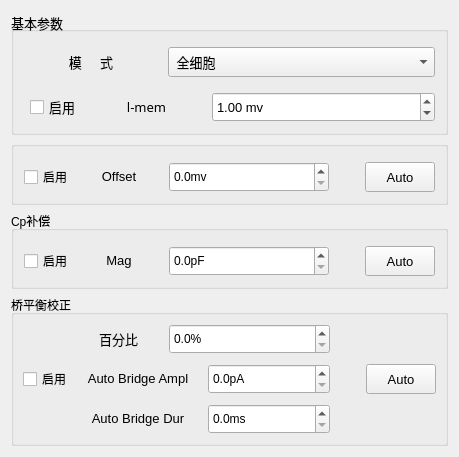
     <widget class="QWidget" name="curTab">
      <attribute name="title">
       <string>电流钳</string>
      </attribute>
      <layout class="QVBoxLayout" name="verticalLayout_9">
       <item>
        <widget class="QGroupBox" name="basicParamGroupBox_2">
         <property name="sizePolicy">
          <sizepolicy hsizetype="Expanding" vsizetype="Expanding">
           <horstretch>0</horstretch>
           <verstretch>0</verstretch>
          </sizepolicy>
         </property>
         <property name="maximumSize">
          <size>
           <width>16777215</width>
           <height>16777215</height>
          </size>
         </property>
         <property name="font">
          <font>
           <pointsize>10</pointsize>
          </font>
         </property>
         <property name="title">
          <string>基本参数</string>
         </property>
         <property name="alignment">
          <set>Qt::AlignLeading|Qt::AlignLeft|Qt::AlignVCenter</set>
         </property>
         <layout class="QGridLayout" name="gridLayout_8" rowstretch="1,1">
          <property name="leftMargin">
           <number>10</number>
          </property>
          <property name="topMargin">
           <number>15</number>
          </property>
          <property name="rightMargin">
           <number>10</number>
          </property>
          <property name="bottomMargin">
           <number>10</number>
          </property>
          <property name="horizontalSpacing">
           <number>0</number>
          </property>
          <property name="verticalSpacing">
           <number>15</number>
          </property>
          <item row="0" column="0">
           <layout class="QHBoxLayout" name="horizontalLayout_12" stretch="1,2">
            <property name="spacing">
             <number>10</number>
            </property>
            <item>
             <widget class="QLabel" name="mode_2">
              <property name="sizePolicy">
               <sizepolicy hsizetype="Expanding" vsizetype="Fixed">
                <horstretch>0</horstretch>
                <verstretch>0</verstretch>
               </sizepolicy>
              </property>
              <property name="font">
               <font>
                <pointsize>10</pointsize>
               </font>
              </property>
              <property name="text">
               <string>模     式</string>
              </property>
              <property name="alignment">
               <set>Qt::AlignCenter</set>
              </property>
             </widget>
            </item>
            <item>
             <widget class="QComboBox" name="cellComboBox_2">
              <property name="sizePolicy">
               <sizepolicy hsizetype="Expanding" vsizetype="Fixed">
                <horstretch>0</horstretch>
                <verstretch>0</verstretch>
               </sizepolicy>
              </property>
              <property name="minimumSize">
               <size>
                <width>122</width>
                <height>30</height>
               </size>
              </property>
              <property name="cursor">
               <cursorShape>ArrowCursor</cursorShape>
              </property>
              <property name="currentText">
               <string> 全细胞</string>
              </property>
              <item>
               <property name="text">
                <string> 全细胞</string>
               </property>
              </item>
             </widget>
            </item>
           </layout>
          </item>
          <item row="1" column="0">
           <layout class="QHBoxLayout" name="horizontalLayout_13" stretch="0,1,2">
            <property name="spacing">
             <number>10</number>
            </property>
            <property name="leftMargin">
             <number>6</number>
            </property>
            <item>
             <widget class="QCheckBox" name="cMenCheckBox">
              <property name="text">
               <string>启用</string>
              </property>
             </widget>
            </item>
            <item>
             <widget class="QLabel" name="v_memLabel_2">
              <property name="sizePolicy">
               <sizepolicy hsizetype="Expanding" vsizetype="Fixed">
                <horstretch>0</horstretch>
                <verstretch>0</verstretch>
               </sizepolicy>
              </property>
              <property name="font">
               <font>
                <family>Microsoft YaHei UI Light</family>
                <pointsize>10</pointsize>
               </font>
              </property>
              <property name="text">
               <string>l-mem</string>
              </property>
              <property name="alignment">
               <set>Qt::AlignCenter</set>
              </property>
             </widget>
            </item>
            <item>
             <widget class="QDoubleSpinBox" name="cMimDoubleSpinBox">
              <property name="sizePolicy">
               <sizepolicy hsizetype="Expanding" vsizetype="Fixed">
                <horstretch>0</horstretch>
                <verstretch>0</verstretch>
               </sizepolicy>
              </property>
              <property name="minimumSize">
               <size>
                <width>122</width>
                <height>30</height>
               </size>
              </property>
              <property name="alignment">
               <set>Qt::AlignLeading|Qt::AlignLeft|Qt::AlignVCenter</set>
              </property>
              <property name="prefix">
               <string/>
              </property>
              <property name="suffix">
               <string> mv</string>
              </property>
              <property name="value">
               <double>1.000000000000000</double>
              </property>
             </widget>
            </item>
           </layout>
          </item>
         </layout>
        </widget>
       </item>
       <item>
        <widget class="QGroupBox" name="offsetGroupBox_2">
         <property name="maximumSize">
          <size>
           <width>16777215</width>
           <height>16777215</height>
          </size>
         </property>
         <property name="title">
          <string/>
         </property>
         <layout class="QHBoxLayout" name="horizontalLayout_22">
          <property name="leftMargin">
           <number>10</number>
          </property>
          <property name="topMargin">
           <number>15</number>
          </property>
          <property name="rightMargin">
           <number>10</number>
          </property>
          <property name="bottomMargin">
           <number>10</number>
          </property>
          <item>
           <widget class="QCheckBox" name="cOffsetCheckBox">
            <property name="text">
             <string>启用</string>
            </property>
           </widget>
          </item>
          <item>
           <layout class="QHBoxLayout" name="horizontalLayout_14" stretch="1,2">
            <property name="spacing">
             <number>10</number>
            </property>
            <property name="rightMargin">
             <number>30</number>
            </property>
            <item>
             <widget class="QLabel" name="offsetLabel_2">
              <property name="sizePolicy">
               <sizepolicy hsizetype="Expanding" vsizetype="Fixed">
                <horstretch>0</horstretch>
                <verstretch>0</verstretch>
               </sizepolicy>
              </property>
              <property name="font">
               <font>
                <pointsize>10</pointsize>
               </font>
              </property>
              <property name="text">
               <string>Offset</string>
              </property>
              <property name="alignment">
               <set>Qt::AlignCenter</set>
              </property>
             </widget>
            </item>
            <item>
             <widget class="QDoubleSpinBox" name="cOffsetSpinBox">
              <property name="sizePolicy">
               <sizepolicy hsizetype="Expanding" vsizetype="Fixed">
                <horstretch>0</horstretch>
                <verstretch>0</verstretch>
               </sizepolicy>
              </property>
              <property name="minimumSize">
               <size>
                <width>122</width>
                <height>30</height>
               </size>
              </property>
              <property name="alignment">
               <set>Qt::AlignLeading|Qt::AlignLeft|Qt::AlignVCenter</set>
              </property>
              <property name="prefix">
               <string/>
              </property>
              <property name="suffix">
               <string>mv</string>
              </property>
              <property name="decimals">
               <number>1</number>
              </property>
             </widget>
            </item>
           </layout>
          </item>
          <item>
           <widget class="QPushButton" name="cOffsetAuto">
            <property name="sizePolicy">
             <sizepolicy hsizetype="Expanding" vsizetype="Expanding">
              <horstretch>0</horstretch>
              <verstretch>0</verstretch>
             </sizepolicy>
            </property>
            <property name="minimumSize">
             <size>
              <width>70</width>
              <height>30</height>
             </size>
            </property>
            <property name="maximumSize">
             <size>
              <width>70</width>
              <height>30</height>
             </size>
            </property>
            <property name="font">
             <font>
              <pointsize>10</pointsize>
             </font>
            </property>
            <property name="styleSheet">
             <string notr="true"/>
            </property>
            <property name="text">
             <string>Auto</string>
            </property>
           </widget>
          </item>
         </layout>
        </widget>
       </item>
       <item>
        <widget class="QGroupBox" name="offsetGroupBox_3">
         <property name="maximumSize">
          <size>
           <width>16777215</width>
           <height>16777215</height>
          </size>
         </property>
         <property name="title">
          <string>Cp补偿</string>
         </property>
         <layout class="QHBoxLayout" name="horizontalLayout_23">
          <property name="leftMargin">
           <number>10</number>
          </property>
          <property name="topMargin">
           <number>15</number>
          </property>
          <property name="rightMargin">
           <number>10</number>
          </property>
          <property name="bottomMargin">
           <number>10</number>
          </property>
          <item>
           <widget class="QCheckBox" name="cCpCheckBox">
            <property name="text">
             <string>启用</string>
            </property>
           </widget>
          </item>
          <item>
           <layout class="QHBoxLayout" name="horizontalLayout_15" stretch="1,2">
            <property name="spacing">
             <number>10</number>
            </property>
            <property name="rightMargin">
             <number>30</number>
            </property>
            <item>
             <widget class="QLabel" name="offsetLabel_3">
              <property name="sizePolicy">
               <sizepolicy hsizetype="Expanding" vsizetype="Fixed">
                <horstretch>0</horstretch>
                <verstretch>0</verstretch>
               </sizepolicy>
              </property>
              <property name="font">
               <font>
                <pointsize>10</pointsize>
               </font>
              </property>
              <property name="text">
               <string>Mag</string>
              </property>
              <property name="alignment">
               <set>Qt::AlignCenter</set>
              </property>
             </widget>
            </item>
            <item>
             <widget class="QDoubleSpinBox" name="cMagSpinBox">
              <property name="sizePolicy">
               <sizepolicy hsizetype="Expanding" vsizetype="Fixed">
                <horstretch>0</horstretch>
                <verstretch>0</verstretch>
               </sizepolicy>
              </property>
              <property name="minimumSize">
               <size>
                <width>122</width>
                <height>30</height>
               </size>
              </property>
              <property name="alignment">
               <set>Qt::AlignLeading|Qt::AlignLeft|Qt::AlignVCenter</set>
              </property>
              <property name="prefix">
               <string/>
              </property>
              <property name="suffix">
               <string>pF</string>
              </property>
              <property name="decimals">
               <number>1</number>
              </property>
             </widget>
            </item>
           </layout>
          </item>
          <item>
           <widget class="QPushButton" name="cCpAuto">
            <property name="sizePolicy">
             <sizepolicy hsizetype="Expanding" vsizetype="Expanding">
              <horstretch>0</horstretch>
              <verstretch>0</verstretch>
             </sizepolicy>
            </property>
            <property name="minimumSize">
             <size>
              <width>70</width>
              <height>30</height>
             </size>
            </property>
            <property name="maximumSize">
             <size>
              <width>70</width>
              <height>30</height>
             </size>
            </property>
            <property name="font">
             <font>
              <pointsize>10</pointsize>
             </font>
            </property>
            <property name="styleSheet">
             <string notr="true"/>
            </property>
            <property name="text">
             <string>Auto</string>
            </property>
           </widget>
          </item>
         </layout>
        </widget>
       </item>
       <item>
        <widget class="QGroupBox" name="offsetGroupBox_4">
         <property name="maximumSize">
          <size>
           <width>16777215</width>
           <height>16777215</height>
          </size>
         </property>
         <property name="title">
          <string>桥平衡校正</string>
         </property>
         <layout class="QHBoxLayout" name="horizontalLayout_26">
          <item>
           <widget class="QCheckBox" name="cBridgeCheckBox">
            <property name="text">
             <string>启用</string>
            </property>
           </widget>
          </item>
          <item>
           <layout class="QVBoxLayout" name="verticalLayout_8">
            <property name="spacing">
             <number>10</number>
            </property>
            <item>
             <layout class="QHBoxLayout" name="horizontalLayout_16" stretch="1,2">
              <property name="spacing">
               <number>10</number>
              </property>
              <property name="rightMargin">
               <number>30</number>
              </property>
              <item>
               <widget class="QLabel" name="offsetLabel_4">
                <property name="sizePolicy">
                 <sizepolicy hsizetype="Expanding" vsizetype="Fixed">
                  <horstretch>0</horstretch>
                  <verstretch>0</verstretch>
                 </sizepolicy>
                </property>
                <property name="font">
                 <font>
                  <pointsize>10</pointsize>
                 </font>
                </property>
                <property name="text">
                 <string>百分比</string>
                </property>
                <property name="alignment">
                 <set>Qt::AlignCenter</set>
                </property>
               </widget>
              </item>
              <item>
               <widget class="QDoubleSpinBox" name="cPercSpinBox">
                <property name="sizePolicy">
                 <sizepolicy hsizetype="Expanding" vsizetype="Fixed">
                  <horstretch>0</horstretch>
                  <verstretch>0</verstretch>
                 </sizepolicy>
                </property>
                <property name="minimumSize">
                 <size>
                  <width>122</width>
                  <height>30</height>
                 </size>
                </property>
                <property name="alignment">
                 <set>Qt::AlignLeading|Qt::AlignLeft|Qt::AlignVCenter</set>
                </property>
                <property name="prefix">
                 <string/>
                </property>
                <property name="suffix">
                 <string>%</string>
                </property>
                <property name="decimals">
                 <number>1</number>
                </property>
               </widget>
              </item>
             </layout>
            </item>
            <item>
             <layout class="QHBoxLayout" name="horizontalLayout_24" stretch="1,2">
              <property name="spacing">
               <number>10</number>
              </property>
              <property name="rightMargin">
               <number>30</number>
              </property>
              <item>
               <widget class="QLabel" name="offsetLabel_5">
                <property name="sizePolicy">
                 <sizepolicy hsizetype="Expanding" vsizetype="Fixed">
                  <horstretch>0</horstretch>
                  <verstretch>0</verstretch>
                 </sizepolicy>
                </property>
                <property name="minimumSize">
                 <size>
                  <width>120</width>
                  <height>0</height>
                 </size>
                </property>
                <property name="font">
                 <font>
                  <pointsize>10</pointsize>
                 </font>
                </property>
                <property name="text">
                 <string>Auto Bridge Ampl</string>
                </property>
                <property name="alignment">
                 <set>Qt::AlignCenter</set>
                </property>
               </widget>
              </item>
              <item>
               <widget class="QDoubleSpinBox" name="cAmplSpinBox">
                <property name="sizePolicy">
                 <sizepolicy hsizetype="Expanding" vsizetype="Fixed">
                  <horstretch>0</horstretch>
                  <verstretch>0</verstretch>
                 </sizepolicy>
                </property>
                <property name="minimumSize">
                 <size>
                  <width>122</width>
                  <height>30</height>
                 </size>
                </property>
                <property name="alignment">
                 <set>Qt::AlignLeading|Qt::AlignLeft|Qt::AlignVCenter</set>
                </property>
                <property name="prefix">
                 <string/>
                </property>
                <property name="suffix">
                 <string>pA</string>
                </property>
                <property name="decimals">
                 <number>1</number>
                </property>
               </widget>
              </item>
             </layout>
            </item>
            <item>
             <layout class="QHBoxLayout" name="horizontalLayout_25" stretch="1,2">
              <property name="spacing">
               <number>10</number>
              </property>
              <property name="rightMargin">
               <number>30</number>
              </property>
              <item>
               <widget class="QLabel" name="offsetLabel_6">
                <property name="sizePolicy">
                 <sizepolicy hsizetype="Expanding" vsizetype="Fixed">
                  <horstretch>0</horstretch>
                  <verstretch>0</verstretch>
                 </sizepolicy>
                </property>
                <property name="minimumSize">
                 <size>
                  <width>120</width>
                  <height>0</height>
                 </size>
                </property>
                <property name="font">
                 <font>
                  <pointsize>10</pointsize>
                 </font>
                </property>
                <property name="text">
                 <string>Auto Bridge Dur</string>
                </property>
                <property name="alignment">
                 <set>Qt::AlignCenter</set>
                </property>
               </widget>
              </item>
              <item>
               <widget class="QDoubleSpinBox" name="cDurSpinBox">
                <property name="sizePolicy">
                 <sizepolicy hsizetype="Expanding" vsizetype="Fixed">
                  <horstretch>0</horstretch>
                  <verstretch>0</verstretch>
                 </sizepolicy>
                </property>
                <property name="minimumSize">
                 <size>
                  <width>122</width>
                  <height>30</height>
                 </size>
                </property>
                <property name="alignment">
                 <set>Qt::AlignLeading|Qt::AlignLeft|Qt::AlignVCenter</set>
                </property>
                <property name="prefix">
                 <string/>
                </property>
                <property name="suffix">
                 <string>ms</string>
                </property>
                <property name="decimals">
                 <number>1</number>
                </property>
               </widget>
              </item>
             </layout>
            </item>
           </layout>
          </item>
          <item>
           <widget class="QPushButton" name="cBridgeCheckAuto">
            <property name="sizePolicy">
             <sizepolicy hsizetype="Expanding" vsizetype="Expanding">
              <horstretch>0</horstretch>
              <verstretch>0</verstretch>
             </sizepolicy>
            </property>
            <property name="minimumSize">
             <size>
              <width>70</width>
              <height>30</height>
             </size>
            </property>
            <property name="maximumSize">
             <size>
              <width>70</width>
              <height>30</height>
             </size>
            </property>
            <property name="font">
             <font>
              <pointsize>10</pointsize>
             </font>
            </property>
            <property name="styleSheet">
             <string notr="true"/>
            </property>
            <property name="text">
             <string>Auto</string>
            </property>
           </widget>
          </item>
         </layout>
        </widget>
       </item>
      </layout>
     </widget>
